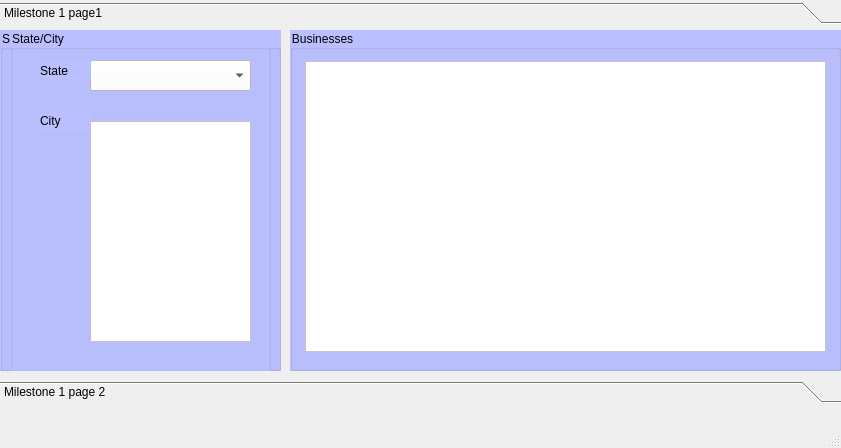
<?xml version="1.0" encoding="UTF-8"?>
<ui version="4.0">
 <class>MainWindow</class>
 <widget class="QMainWindow" name="MainWindow">
  <property name="geometry">
   <rect>
    <x>0</x>
    <y>0</y>
    <width>841</width>
    <height>448</height>
   </rect>
  </property>
  <property name="windowTitle">
   <string>MainWindow</string>
  </property>
  <widget class="QWidget" name="centralwidget">
   <widget class="QToolBox" name="toolBox">
    <property name="geometry">
     <rect>
      <x>0</x>
      <y>2</y>
      <width>841</width>
      <height>401</height>
     </rect>
    </property>
    <property name="styleSheet">
     <string notr="true">font: 75 12pt &quot;Perpetua&quot;;</string>
    </property>
    <property name="currentIndex">
     <number>0</number>
    </property>
    <widget class="QWidget" name="page">
     <property name="geometry">
      <rect>
       <x>0</x>
       <y>0</y>
       <width>841</width>
       <height>337</height>
      </rect>
     </property>
     <property name="styleSheet">
      <string notr="true">font: 75 12pt &quot;Perpetua&quot;;</string>
     </property>
     <attribute name="label">
      <string>Milestone 1 page1</string>
     </attribute>
     <widget class="QGroupBox" name="groupBox">
      <property name="geometry">
       <rect>
        <x>0</x>
        <y>0</y>
        <width>281</width>
        <height>341</height>
       </rect>
      </property>
      <property name="styleSheet">
       <string notr="true">font: 75 9pt &quot;MS Shell Dlg 2&quot;;
background-color: rgb(186, 191, 255);</string>
      </property>
      <property name="title">
       <string>State/City</string>
      </property>
      <widget class="QComboBox" name="comboBox">
       <property name="geometry">
        <rect>
         <x>80</x>
         <y>30</y>
         <width>161</width>
         <height>31</height>
        </rect>
       </property>
       <property name="styleSheet">
        <string notr="true">background-color: rgb(255, 255, 255);</string>
       </property>
      </widget>
      <widget class="QLabel" name="label_2">
       <property name="geometry">
        <rect>
         <x>30</x>
         <y>30</y>
         <width>51</width>
         <height>21</height>
        </rect>
       </property>
       <property name="styleSheet">
        <string notr="true">font: 75 12pt &quot;MS Shell Dlg 2&quot;;</string>
       </property>
       <property name="text">
        <string>State</string>
       </property>
      </widget>
      <widget class="QLabel" name="label_3">
       <property name="geometry">
        <rect>
         <x>30</x>
         <y>80</y>
         <width>51</width>
         <height>21</height>
        </rect>
       </property>
       <property name="styleSheet">
        <string notr="true">font: 75 12pt &quot;MS Shell Dlg 2&quot;;</string>
       </property>
       <property name="text">
        <string>City</string>
       </property>
      </widget>
      <widget class="QListWidget" name="listWidget">
       <property name="geometry">
        <rect>
         <x>80</x>
         <y>90</y>
         <width>161</width>
         <height>191</height>
        </rect>
       </property>
       <property name="styleSheet">
        <string notr="true">background-color: rgb(255, 255, 255);</string>
       </property>
      </widget>
      <widget class="QGroupBox" name="groupBox_2">
       <property name="geometry">
        <rect>
         <x>10</x>
         <y>0</y>
         <width>261</width>
         <height>361</height>
        </rect>
       </property>
       <property name="styleSheet">
        <string notr="true">font: 75 11pt &quot;MS Shell Dlg 2&quot;;
background-color: rgb(186, 191, 255);</string>
       </property>
       <property name="title">
        <string>State/City</string>
       </property>
       <widget class="QComboBox" name="stateList">
        <property name="geometry">
         <rect>
          <x>80</x>
          <y>30</y>
          <width>161</width>
          <height>31</height>
         </rect>
        </property>
        <property name="styleSheet">
         <string notr="true">background-color: rgb(255, 255, 255);</string>
        </property>
       </widget>
       <widget class="QLabel" name="label_4">
        <property name="geometry">
         <rect>
          <x>30</x>
          <y>30</y>
          <width>51</width>
          <height>21</height>
         </rect>
        </property>
        <property name="styleSheet">
         <string notr="true">font: 75 12pt &quot;MS Shell Dlg 2&quot;;</string>
        </property>
        <property name="text">
         <string>State</string>
        </property>
       </widget>
       <widget class="QLabel" name="label_5">
        <property name="geometry">
         <rect>
          <x>30</x>
          <y>80</y>
          <width>51</width>
          <height>21</height>
         </rect>
        </property>
        <property name="styleSheet">
         <string notr="true">font: 75 12pt &quot;MS Shell Dlg 2&quot;;</string>
        </property>
        <property name="text">
         <string>City</string>
        </property>
       </widget>
       <widget class="QListWidget" name="cityList">
        <property name="geometry">
         <rect>
          <x>80</x>
          <y>91</y>
          <width>161</width>
          <height>221</height>
         </rect>
        </property>
        <property name="styleSheet">
         <string notr="true">background-color: rgb(255, 255, 255);</string>
        </property>
       </widget>
      </widget>
     </widget>
     <widget class="QGroupBox" name="businessGroup">
      <property name="geometry">
       <rect>
        <x>290</x>
        <y>0</y>
        <width>551</width>
        <height>341</height>
       </rect>
      </property>
      <property name="styleSheet">
       <string notr="true">font: 75 11pt &quot;MS Shell Dlg 2&quot;;
background-color: rgb(186, 191, 255);</string>
      </property>
      <property name="title">
       <string>Businesses</string>
      </property>
      <widget class="QTableWidget" name="businessTable">
       <property name="geometry">
        <rect>
         <x>15</x>
         <y>31</y>
         <width>521</width>
         <height>291</height>
        </rect>
       </property>
       <property name="styleSheet">
        <string notr="true">background-color: rgb(255, 255, 255);</string>
       </property>
       <attribute name="horizontalHeaderStretchLastSection">
        <bool>true</bool>
       </attribute>
       <attribute name="verticalHeaderVisible">
        <bool>false</bool>
       </attribute>
       <attribute name="verticalHeaderStretchLastSection">
        <bool>true</bool>
       </attribute>
      </widget>
     </widget>
    </widget>
    <widget class="QWidget" name="page_2">
     <property name="geometry">
      <rect>
       <x>0</x>
       <y>0</y>
       <width>841</width>
       <height>337</height>
      </rect>
     </property>
     <attribute name="label">
      <string>Milestone 1 page 2</string>
     </attribute>
    </widget>
   </widget>
  </widget>
  <widget class="QMenuBar" name="menubar">
   <property name="geometry">
    <rect>
     <x>0</x>
     <y>0</y>
     <width>841</width>
     <height>21</height>
    </rect>
   </property>
  </widget>
  <widget class="QStatusBar" name="statusbar"/>
 </widget>
 <resources/>
 <connections/>
</ui>
